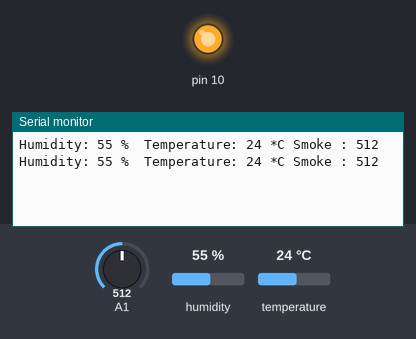
Recording of a sketch running on a simulated Arduino Uno, built with avr-gcc and run on an emulated ATmega328P. Shown: output pins drawn as LEDs (lit = HIGH), the last lines printed to the serial monitor. Inputs (shaded band) come from the test bench; at power-on: temperature 24 °C, A1 = 512, humidity 55 %. No radio packets arrive unless stated.

Above: at 1.8 s.
1.9 s: temperature set to 27 °C
At 2.9 s:
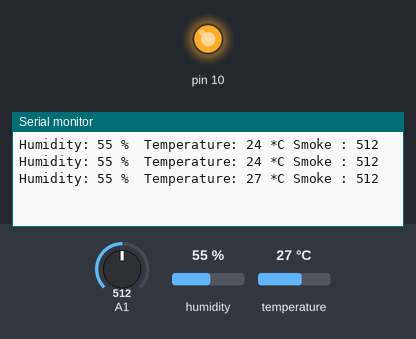
At 4.0 s:
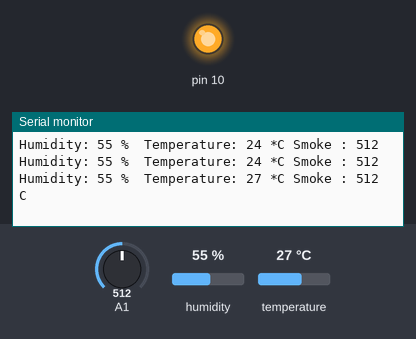

Measured:
- after the input at 1.9 s, the serial monitor: prints a new line after 0.15 s (image 1)

The sketch:

Intermediate.ino
```cpp
// Intermediate NODE03 (C)

#include <RF24Network.h>
#include <RF24.h>
#include <SPI.h>
#include "DHT.h"
#define DHTPIN A0
#define DHTTYPE DHT11
DHT dht(DHTPIN, DHTTYPE);
RF24 radio(7,8);               // nRF24L01 (CE,CSN)
RF24Network network(radio);      // Include the radio in the network
char this_node = 'C';  // Address of this node in Octal format ( 04,031, etc)
const uint16_t node00 = 00;      // Address of the other node in Octal format
const uint16_t node02 = 02;
const uint16_t node03 = 03;
char address;

void setup()
{
  Serial.begin(9600);
  dht.begin();
  SPI.begin();
  radio.begin();
  network.begin(90,node03);  //(channel, node address)
  radio.setDataRate(RF24_2MBPS);
}
void loop()
{
  network.update();
  //===== Receiving =====//
      if( network.available())
      {
          RF24NetworkHeader header5;
          network.read(header5, &address, sizeof(address)); // Read the incoming data
          Serial.println(address);
          delay(2000);
          //Serial.println("Hello");
          RF24NetworkHeader header6(node02);
          bool ok3 = network.write(header6, &address, sizeof(address));
          Serial.println(address);
          delay(2000);
      }
    //float f = dht.readTemperature(true);
    unsigned long h = dht.readHumidity();  // Read the temp value
    unsigned long temp = dht.readTemperature();
    unsigned long smoke=analogRead(A1);
    // Compute heat index
    // Must send in temp in Fahrenheit!
    //float hi = dht.computeHeatIndex(f, h);
    Serial.print("Humidity: ");
    Serial.print(h);
    Serial.print(" %\t");
    Serial.print("Temperature: ");
    Serial.print(temp);
    Serial.print(" *C ");
    //Serial.print("Heat index: ");
    //Serial.print(hi);
    //Serial.println(" *F");
    Serial.print("Smoke : ");
    Serial.println(smoke);
    delay(1000);
    if(temp>25 && smoke>50)
          {
            RF24NetworkHeader header9(node02);
            network.write(header9, &this_node, sizeof(this_node)); // Send the incoming data
            Serial.println(this_node);
            delay(2000);
          }
}
```
